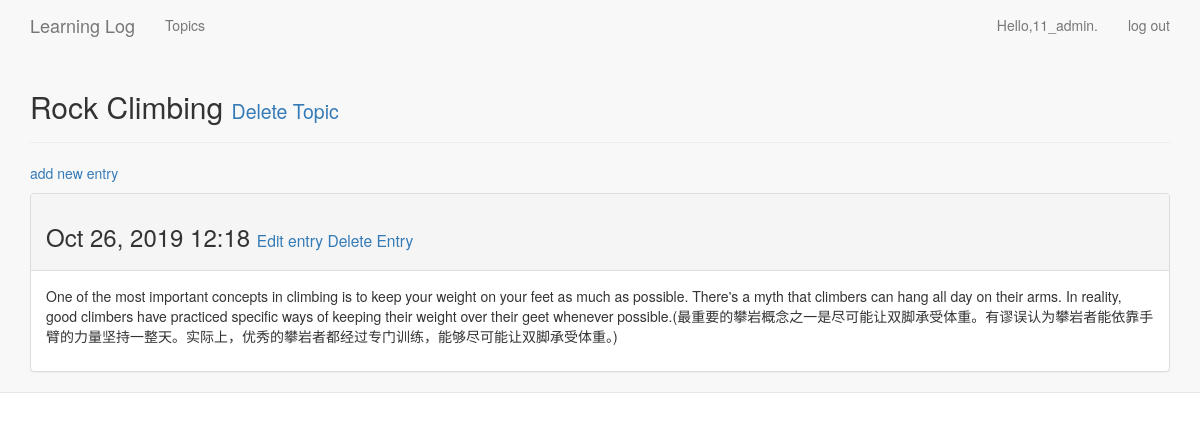
The page /topics/2/ (signed in) on the database its author committed.
### learning_logs/models.py (models this page shows, shortened)
class Topic(models.Model):
	text = models.CharField(max_length=200) # 由字符或文本组成的数据，必须告诉Django在数据库中预留多少空间
	date_added = models.DateTimeField(auto_now_add=True) #记录日期和时间的数据，默认自动设置为当前日期和时间
	owner = models.ForeignKey(User, on_delete=models.CASCADE)
	def __str__(self):
		return self.text

class Entry(models.Model):
	topic = models.ForeignKey(Topic, on_delete=models.CASCADE)
	text = models.TextField()
	date_added = models.DateTimeField(auto_now_add=True)
	class Meta:
		verbose_name_plural = 'entries'

### learning_logs/views.py (the view)
# urls.py: url(r'topics/(?P<topic_id>\d+)/$', views.topic, name='topic'),
@login_required
def topic(request, topic_id):
	topic = get_object_or_404(Topic, id=topic_id)
	if topic.owner != request.user:
		raise Http404
	entries = topic.entry_set.order_by('-date_added') # 降序排列
	context = {'topic': topic, 'entries': entries}
	return render(request, 'learning_logs/topic.html', context)

### learning_logs/templates/learning_logs/topic.html
{% extends 'learning_logs/base.html' %}
{% block header %}
   <h2>
       {{ topic }}
       <small>
          <a href="">Delete Topic</a>
       </small>
   </h2>
{% endblock header %}
{% block content %}
   <p>
   	<a href="{% url 'learning_logs:new_entry' topic.id %}">add new entry</a>
   </p>
   {% for entry in entries %}
      <div class="panel panel-default">
         <div class="panel-heading">
            <h3>
               {{ entry.date_added|date:'M d, Y H:i' }}
               <small>
                  <a href="{% url 'learning_logs:edit_entry' entry.id %}">Edit entry</a>
                  <a href="">Delete Entry</a>
               </small>
            </h3>
         </div>
         <div class="panel-body">
            {{ entry.text|linebreaks }}
         </div>
      </div>
   {% empty %}
      There are no entries for this topic yet.
   {% endfor %}
{% endblock content %}

### learning_logs/templates/learning_logs/base.html (shortened to what this page needs)
<!DOCTYPE html>
<html lang="en">
  <head>
    {% load bootstrap3 %}
  	{% bootstrap_css %}
  </head>
  <body>
  	<nav class="navbar navbar-default navbar-static-top">
  		<div class="container">
  			<div class="navbar-header">
  				<a class="navbar-brand" href="{% url 'learning_logs:index' %}">Learning Log</a>
  			</div>
  			<div id="navbar" class="navbar-collapse collapse">
  				<ul class="nav navbar-nav">
  					<li><a href="{% url 'learning_logs:topics' %}">Topics</a></li>
  				</ul>
  				<ul class="nav navbar-nav navbar-right">
  					{% if user.is_authenticated %}
                      <li><a>Hello,{{ user.username }}.</a></li>
                      <li><a href="{% url 'users:logout' %}">log out</a></li>
                    {% else %}
                      <li><a href="{% url 'users:register' %}">register</a></li>
                      <li><a href="{% url 'users:login' %}">log in</a></li>
                    {% endif %}
  				</ul>
  			</div>
  			<div class="page-header">
  				{% block header %}{% endblock header %}
  			</div>
  			<div>
  				{% block content %}{% endblock content %}
  			</div>
  		</div>
  	</nav>
  </body>
<html>

### rows shown on the page
Topic: text "Rock Climbing"
Entry: date_added "Oct 26, 2019 12:18", text "One of the most important concepts in climbing is to keep your weight on your feet as much as possible. There's a myth that climbers can hang all day on their arms. In reality, good climbers have practiced specific ways of keeping their weight over their geet whenever possible.(最重要的攀岩概念之一是尽可能让双脚承受体重。有谬误认为攀岩者能依靠手臂的力量坚持一整天。实际上，优秀的攀岩者都经过专门训练，能够尽可能让双脚承受体重。)"

### other values the page prints
{{ user.username }} "11_admin"
